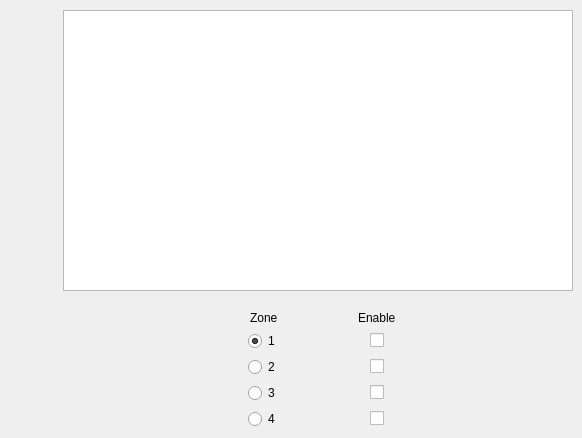
      <widget class="QWidget" name="media_privacy">
       <attribute name="title">
        <string>Privacy Mask</string>
       </attribute>
       <widget class="QWidget" name="gridLayoutWidget_13">
        <property name="geometry">
         <rect>
          <x>210</x>
          <y>310</y>
          <width>221</width>
          <height>119</height>
         </rect>
        </property>
        <layout class="QGridLayout" name="media_privacy_grid">
         <item row="4" column="1" alignment="Qt::AlignHCenter">
          <widget class="QCheckBox" name="privacy_zone3_enabled">
           <property name="text">
            <string/>
           </property>
          </widget>
         </item>
         <item row="0" column="1" alignment="Qt::AlignHCenter">
          <widget class="QLabel" name="label_privacymask_enable">
           <property name="text">
            <string>Enable</string>
           </property>
          </widget>
         </item>
         <item row="2" column="0" alignment="Qt::AlignHCenter">
          <widget class="QRadioButton" name="privacy_zone1_sel">
           <property name="text">
            <string>2</string>
           </property>
           <attribute name="buttonGroup">
            <string notr="true">media_privacy_zone_btngrp</string>
           </attribute>
          </widget>
         </item>
         <item row="1" column="1" alignment="Qt::AlignHCenter">
          <widget class="QCheckBox" name="privacy_zone0_enabled">
           <property name="text">
            <string/>
           </property>
           <property name="tristate">
            <bool>false</bool>
           </property>
          </widget>
         </item>
         <item row="3" column="1" alignment="Qt::AlignHCenter">
          <widget class="QCheckBox" name="privacy_zone2_enabled">
           <property name="text">
            <string/>
           </property>
          </widget>
         </item>
         <item row="3" column="0" alignment="Qt::AlignHCenter">
          <widget class="QRadioButton" name="privacy_zone2_sel">
           <property name="text">
            <string>3</string>
           </property>
           <attribute name="buttonGroup">
            <string notr="true">media_privacy_zone_btngrp</string>
           </attribute>
          </widget>
         </item>
         <item row="4" column="0" alignment="Qt::AlignHCenter">
          <widget class="QRadioButton" name="privacy_zone3_sel">
           <property name="text">
            <string>4</string>
           </property>
           <attribute name="buttonGroup">
            <string notr="true">media_privacy_zone_btngrp</string>
           </attribute>
          </widget>
         </item>
         <item row="1" column="0" alignment="Qt::AlignHCenter">
          <widget class="QRadioButton" name="privacy_zone0_sel">
           <property name="layoutDirection">
            <enum>Qt::LeftToRight</enum>
           </property>
           <property name="text">
            <string>1</string>
           </property>
           <property name="checked">
            <bool>true</bool>
           </property>
           <attribute name="buttonGroup">
            <string notr="true">media_privacy_zone_btngrp</string>
           </attribute>
          </widget>
         </item>
         <item row="2" column="1" alignment="Qt::AlignHCenter">
          <widget class="QCheckBox" name="privacy_zone1_enabled">
           <property name="text">
            <string/>
           </property>
          </widget>
         </item>
         <item row="0" column="0" alignment="Qt::AlignHCenter">
          <widget class="QLabel" name="label_privacymask_zone">
           <property name="text">
            <string>Zone</string>
           </property>
          </widget>
         </item>
        </layout>
       </widget>
       <widget class="QGraphicsView" name="media_privacy_graphic_view">
        <property name="geometry">
         <rect>
          <x>63</x>
          <y>10</y>
          <width>510</width>
          <height>281</height>
         </rect>
        </property>
        <property name="cursor" stdset="0">
         <cursorShape>CrossCursor</cursorShape>
        </property>
       </widget>
      </widget>
